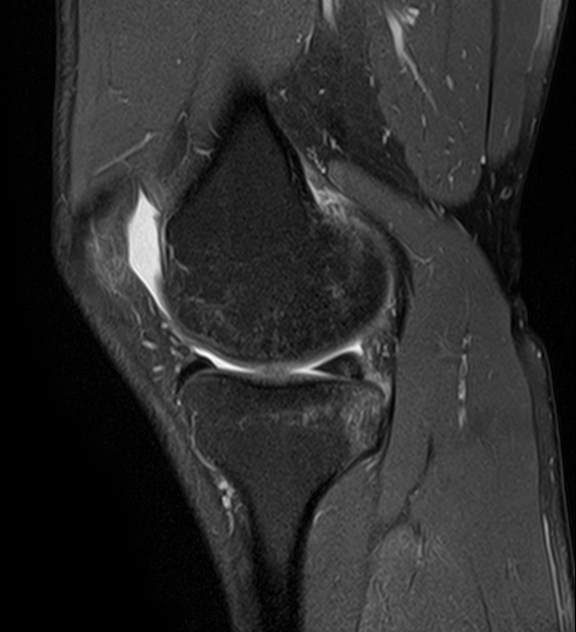
#> input picture img.png, 576 x 632 px; its folder holds only this picture in this run
$ python -i Preprocessing_PD_FS_test.py   (imports and definitions only)   (older library calls are emulated)
#> lines starting #> are read from the running program, lines starting #| are printed output that depends on the picture
#> further down, picture is the input picture: shape (632, 576, 3); min 0, max 255, mean 44.2
import os
from PIL import Image, ImageOps
import numpy as np
import cv2
from tqdm import tqdm
import matplotlib.pyplot as plt
from skimage.metrics import structural_similarity as ssim
import pandas as pd

# Функции оценки

# [56 lines left out: functions calculate_psnr, calculate_mse, calculate_ssim, apply_clahe, apply_equalize_hist, apply_gaussian_blur and 2 more, not called in this run]

def apply_laplacian(image_array):
    """
    Применение фильтра Лапласа для выделения краев.
    """
    laplacian = cv2.Laplacian(image_array, cv2.CV_64F)
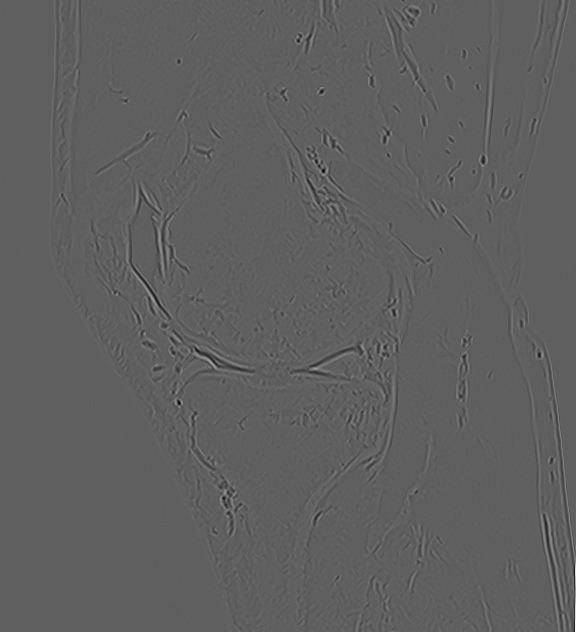
#> laplacian: shape (632, 576, 3) float64; min -76, max 126, mean 0; drawn with min black and max white
    laplacian_abs = cv2.convertScaleAbs(laplacian)  # Преобразование обратно в 8-битное изображение
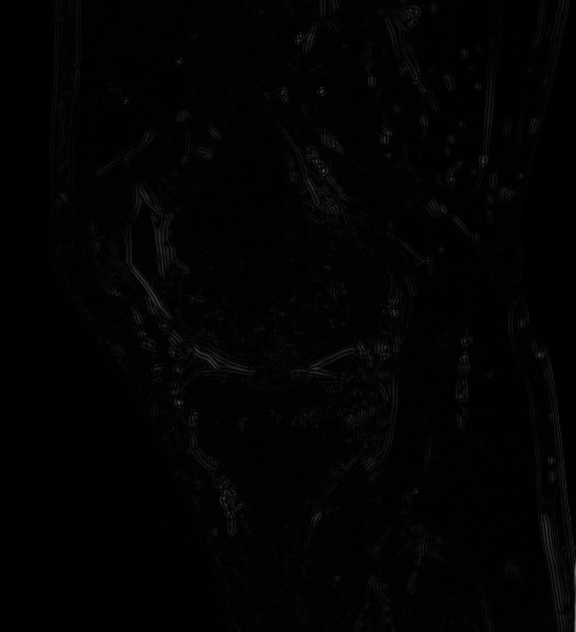
#> laplacian_abs: shape (632, 576, 3); min 0, max 126, mean 2.3

    # Совмещаем изображение с его границами для усиления контуров
    return cv2.addWeighted(image_array, 1.0, laplacian_abs, 0.5, 0)

# [14 lines left out: function apply_sobel, not called in this run]

def apply_denoising(image_array, h=5):
    """
    Применение шумоподавления методом Non-Local Means Denoising.
    """
    return cv2.fastNlMeansDenoising(image_array, None, h, 5, 15)

def apply_sharpening(image_array, alpha=0.7):
    """
    Применение усиления резкости с помощью фильтра Unsharp Mask.
    """
#> called with alpha = 0.7
    kernel = np.array([[0, -1, 0],
                       [-1, 5, -1],
                       [0, -1, 0]])
    sharpened = cv2.filter2D(image_array, -1, kernel)
    return cv2.addWeighted(image_array, 1 - alpha, sharpened, alpha, 0)

def combined_processing(image_array):
    """
    Комбинированный метод обработки:
    """
    step1 = apply_denoising(image_array)
    step2 = apply_laplacian(step1)
    final_image = apply_sharpening(step2)
    return final_image

# [110 lines left out: function process_images_in_folder, not called in this run]

# Укажите пути к входной и выходной папкам
input_folder = "C:/1"  # Папка с исходными изображениями
output_folder = "C:/Processing/Results"  # Папка для сохранения обработанных изображений
metrics_file = "C:/Processing/metrics.xlsx"  # Файл для сохранения метрик

# Запуск обработки
# [1 line not run here, left out]

>>> import cv2
>>> picture = cv2.imread('img.png')
>>> result = combined_processing(picture)
